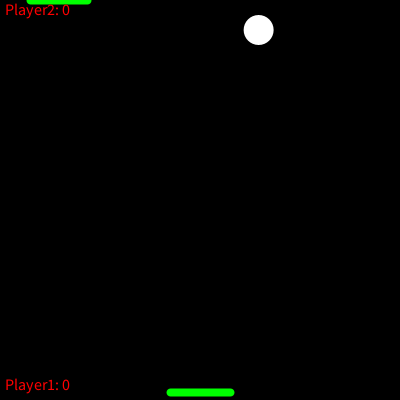
Frame 1 (no input)
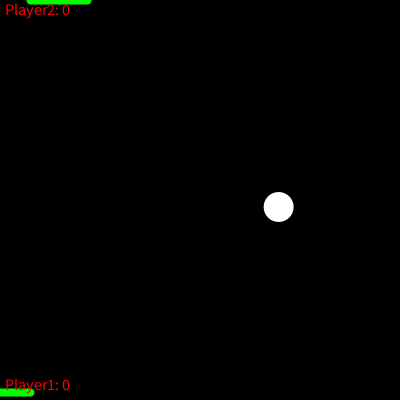
Frame 60 (the mouse pressed at the canvas centre just before this capture)
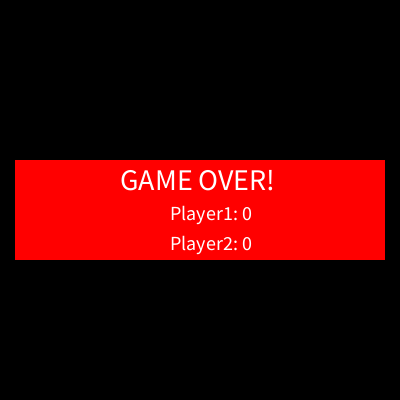
Frame 120 (the mouse held since frame 60 and released just before this capture)

The Processing sketch that drew these frames (run headless with seeded random() and noise(); from frame 60 on, the mouse is pressed at the canvas centre):

// Processing sketch: pingpong
// ── pingpong.pde
float Xb, Yb, r, speedX, speedY;    //ball location, size, and speed
float Xp, Yp, w, h;   //paddle location, wdith and height 
float Xp2, Yp2;
boolean isGameOver = false;         // when true, just draw the GameOver message and stop the animation loop to end the game  
int score = 0, score2 = 0;

void setup() {
  size(400, 400);

  // initialize ball attributes
  Xb = random(r, width-r);      
  Yb = 30;                         
  r = 15;
  speedX = int(random(2, 4));   
  speedY = int(random(2, 4));

  // initialize paddle attributes
  w = 30; 
  h = 8;
  Xp = width/2;  
  Yp = height - h;

  // hide mouse cursor
  noCursor();
}

void draw() {  
  background(0);

  if (!isGameOver) {              //play as long as it is not game over

    // DRAW game elements
    // draw Ball
    fill(255);   
    noStroke();
    ellipse(Xb, Yb, 2*r, 2*r);
    // draw paddle
    stroke(0, 255, 0);  
    strokeCap(ROUND);  
    strokeWeight(h);
    line(Xp-w, Yp, Xp+w, Yp);
    // draw top paddle
    stroke(0, 255, 0);  
    strokeCap(ROUND);  
    strokeWeight(h);
    line(Xp2+w, 0, Xp2+w*2.9, 0);
    // draw score
    fill(255, 0, 0); 
    textAlign(LEFT);  
    textSize(16);
    text("Player1: " + score, 5, 390);
    text("Player2: " + score2, 5, 15);
    //print("yb: "+Yb+"\n");
   // print("r: "+r+"\n");
    // MOVE game elements
    // move Paddle
    Xp = mouseX;
    // move ball 
    Xb += speedX;
    Yb += speedY;

    // CHECK for collisions
    // REQ1: Add code to bounce the ball off the two sides and the top edge        [+2 marks]
    // REQ2: Add code to check if ball lands on the paddle. Here is the pseudo-code:
    // if the ball is at the bottom edge (hint: check Yb)                          [+1 mark]  
    //     if ball lands on paddle (hint: see the assignment on how to check this) [+2 marks]  
    //         increment score, bounce ball up, and increase speed by 10%          [+2 marks]
    //     else                                                                    
    //         set isGameOver to true;      [+1 mark]
 // System.out.println(Yb);
  // System.out.println(r);
  
    //bot paddle
   // print("\nr: "+r);
    if (Yb > height-r || Yb < r) {
    //  print("\n"+dist(Xb, Yb, Xp2, Yp2));
    //  print("\n"+(w+r));
  //  print("\ndist: "+dist(Xp2, Yp2, Xb, Yb));
   /// print("\ndist: "+dist(Xb, Yb, Xp2, Yp2));
     //  / print("\nw+r"+(w+r));
      if (dist(Xb, Yb, Xp, Yp) < w+r) {
       // println("bot");
        //incremenet scores
        score++;
        //bounce
        speedY *= -1;
        //top paddle
      } else if (dist(Xb, Yb, Xp2, Yp2) < w+r) {
        println("top");
        //print("\ndist: "+dist(Xb, Yb, Xp2, Yp2));
       // print("\nw+r"+(w+r));
        //print("init");
        //incremenet score
        score2++;
        //bounce
        speedY *= -1;
      }else {
        isGameOver = true;
      }
    } else {
      //print("Check collisions"+random(1,100)+"\n");
      checkCollisions();
    }
  } else { // if game over
    //REQ3: Add code for putting the GameOver message and stoping the animation loop [+2 marks]
    noStroke();
    fill(255, 0, 0);
    rect(15, 160, 370, 100);
    textSize(30);
    fill(255);
    text("GAME OVER!", 120, 190);
    textSize(20);
    text("Player1: "+score, 170, 220);
    text("Player2: "+score2, 170, 250);
  }
}
void checkCollisions() {
  Xb+=speedX;
  if ( Xb > width-r || Xb < r )
    speedX *= -1;
  // y+=speedY;
  if (Yb > height-r || Yb < r)
    speedY *= -1;
}
//no other functions are required! (e.g. don't implement mousePressed, keyPressed, etc)
// but what about for bonus marks?
void keyPressed() {
  switch(keyCode) {
  case LEFT:
    //print((Xp2-18));
    if (Xp2-18>0) {
      Xp2-=20;
    } else {
      Xp2=-70;
    }
    break;
  case RIGHT:
    if (Xp2+18<width) {
      Xp2+=20;
    } else {
      Xp2=360;
      print(Xp2);
    }
    break;
  }
}
